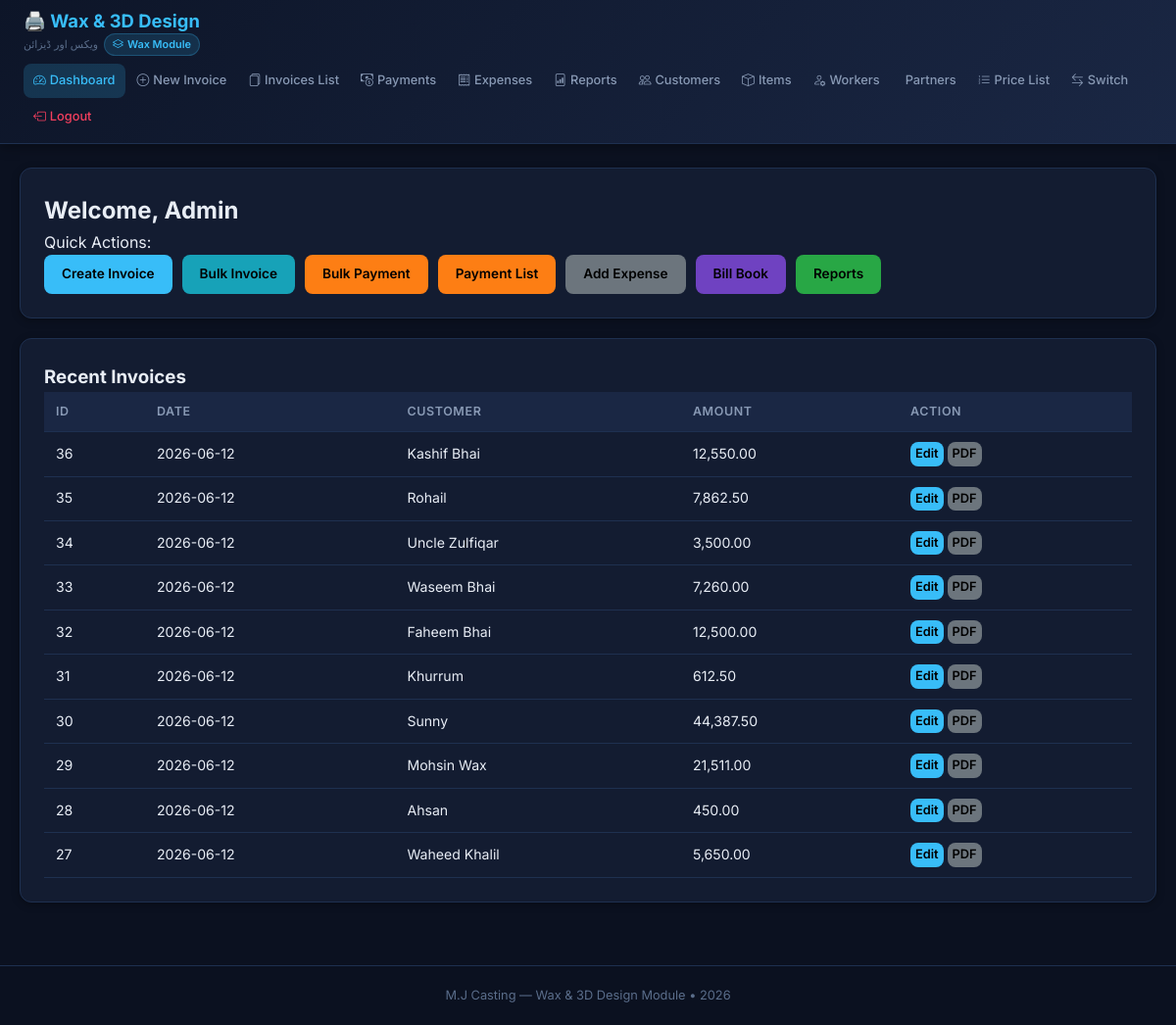
Before: /wax/index.php (signed in) with the older database file.
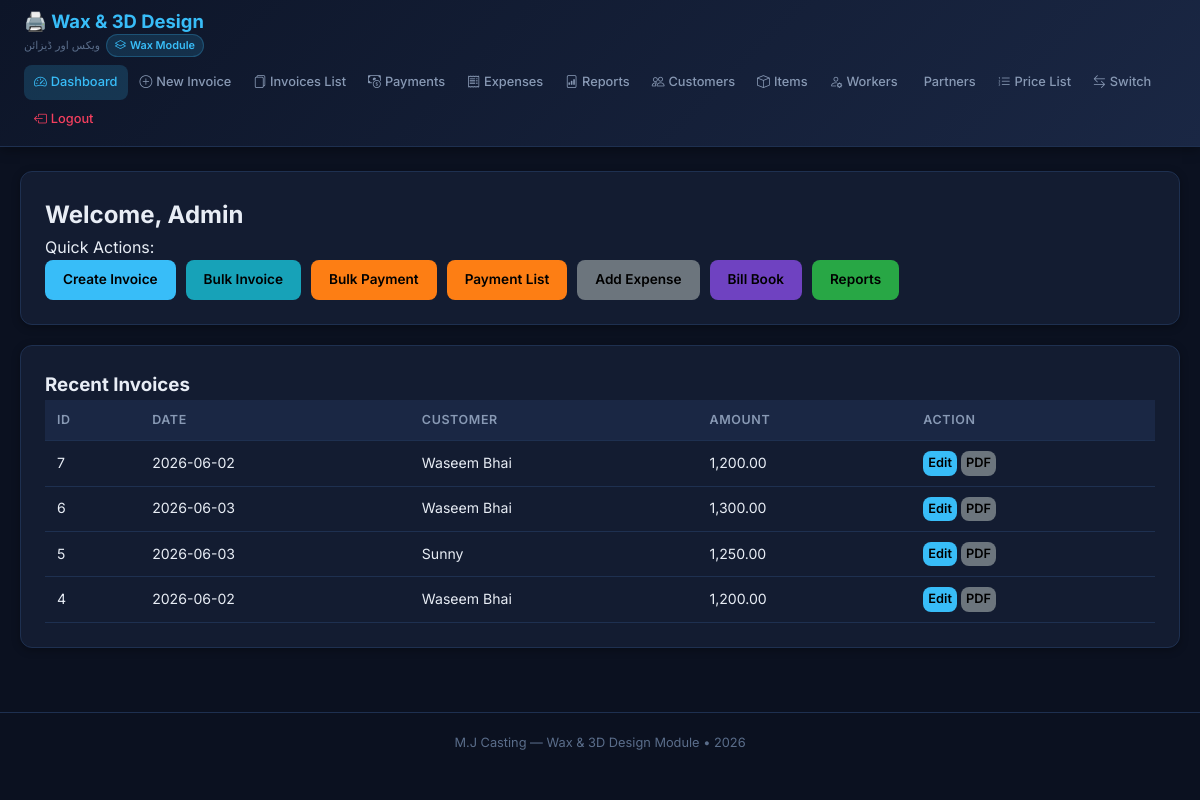
After: the same page with the newer database file.
### tables this page shows
CREATE TABLE `wax_invoices` (
  `id` int(11) NOT NULL,
  `customer_id` int(11) NOT NULL,
  `invoice_date` date NOT NULL,
  `total_amount` decimal(12,2) NOT NULL DEFAULT 0.00,
  `editable_flag` tinyint(1) DEFAULT 1,
  `created_by` int(11) DEFAULT 1,
  `created_at` timestamp NOT NULL DEFAULT current_timestamp()
);

CREATE TABLE `wax_customers` (
  `id` int(11) NOT NULL,
  `name` varchar(100) NOT NULL,
  `contact` varchar(50) DEFAULT NULL,
  `address` text DEFAULT NULL,
  `opening_balance` decimal(10,2) DEFAULT 0.00,
  `billing_style` enum('weekly','monthly','cash') DEFAULT 'cash',
  `active` tinyint(1) DEFAULT 1,
  `created_at` timestamp NOT NULL DEFAULT current_timestamp()
);

### wax/includes/functions.php (called while the page is built, shortened)
<?php
function format_currency($amount) {
    return number_format($amount, 2);
}

### wax/index.php (the view, shortened to what this page needs)
<?php
require_once __DIR__ . '/includes/functions.php';
include __DIR__ . '/templates/header.php';
?>
<div class="card">
    <h2>Welcome, <?= htmlspecialchars($_SESSION['user_name'] ?? 'User') ?></h2>
    <p>Quick Actions:</p>
    <div style="display: flex; gap: 10px; flex-wrap: wrap;">
        <a href="invoice_create.php" class="btn btn-primary">Create Invoice</a>
        <a href="bulk_invoice.php" class="btn btn-primary" style="background-color: #17a2b8;">Bulk Invoice</a>
        <a href="bulk_payment.php" class="btn btn-primary" style="background-color: #fd7e14;">Bulk Payment</a>
        <a href="payments.php" class="btn btn-primary" style="background-color: #fd7e14;">Payment List</a>
        <a href="expenses.php" class="btn btn-primary" style="background-color: #6c757d;">Add Expense</a>
        <a href="report_bill_book.php" class="btn btn-primary" style="background-color: #6f42c1;">Bill Book</a>
        <a href="reports.php" class="btn btn-primary" style="background-color: #28a745;">Reports</a>
    </div>
</div>
<div class="card">
    <h3>Recent Invoices</h3>
    <table>
        <thead>
            <tr>
                <th>ID</th>
                <th>Date</th>
                <th>Customer</th>
                <th>Amount</th>
                <th>Action</th>
            </tr>
        </thead>
        <tbody>
            <?php
            $pdo = getDB();
            $stmt = $pdo->query("
                SELECT i.id, i.invoice_date, c.name as customer_name, i.total_amount
                FROM wax_invoices i
                JOIN wax_customers c ON i.customer_id = c.id
                ORDER BY i.id DESC LIMIT 10
            ");
            while ($row = $stmt->fetch()):
            ?>
            <tr>
                <td><?= $row['id'] ?></td>
                <td><?= $row['invoice_date'] ?></td>
                <td><?= htmlspecialchars($row['customer_name']) ?></td>
                <td><?= format_currency($row['total_amount']) ?></td>
                <td>
                    <a href="invoice_edit.php?id=<?= $row['id'] ?>" class="btn btn-primary" style="padding: 2px 5px; font-size: 0.8rem;">Edit</a>
                    <a href="invoice_print.php?id=<?= $row['id'] ?>" target="_blank" class="btn btn-primary" style="padding: 2px 5px; font-size: 0.8rem; background: #6c757d;">PDF</a>
                </td>
            </tr>
            <?php endwhile; ?>
        </tbody>
    </table>
</div>
<?php include __DIR__ . '/templates/footer.php'; ?>

Changed rows visible on the page:
removed wax_invoices: id "36", invoice_date "2026-06-12", customer.name "Kashif Bhai", total_amount "12,550.00"
removed wax_invoices: id "35", invoice_date "2026-06-12", customer.name "Rohail", total_amount "7,862.50"
removed wax_invoices: id "34", invoice_date "2026-06-12", customer.name "Uncle Zulfiqar", total_amount "3,500.00"
removed wax_invoices: id "33", invoice_date "2026-06-12", customer.name "Waseem Bhai", total_amount "7,260.00"
removed wax_invoices: id "32", invoice_date "2026-06-12", customer.name "Faheem Bhai", total_amount "12,500.00"
removed wax_invoices: id "31", invoice_date "2026-06-12", customer.name "Khurrum", total_amount "612.50"
removed wax_invoices: id "30", invoice_date "2026-06-12", customer.name "Sunny", total_amount "44,387.50"
removed wax_invoices: id "29", invoice_date "2026-06-12", customer.name "Mohsin Wax", total_amount "21,511.00"
removed wax_invoices: id "28", invoice_date "2026-06-12", customer.name "Ahsan", total_amount "450.00"
removed wax_invoices: id "27", invoice_date "2026-06-12", customer.name "Waheed Khalil", total_amount "5,650.00"
now on this page (row edited): wax_invoices: id "7", invoice_date "2026-06-02", customer.name "Waseem Bhai", total_amount "1,200.00"
now on this page (row edited): wax_invoices: id "6", invoice_date "2026-06-03", customer.name "Waseem Bhai", total_amount "1,300.00"
now on this page (row edited): wax_invoices: id "5", invoice_date "2026-06-03", customer.name "Sunny", total_amount "1,250.00"
now on this page (row edited): wax_invoices: id "4", invoice_date "2026-06-02", customer.name "Waseem Bhai", total_amount "1,200.00"
